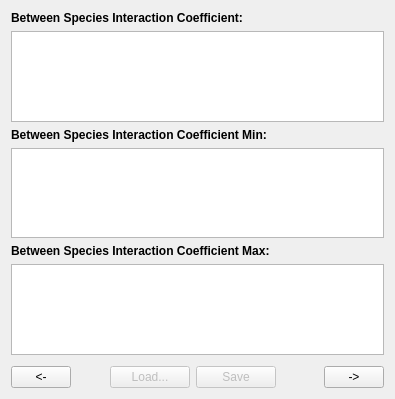
<?xml version="1.0" encoding="UTF-8"?>
<ui version="4.0">
 <class>SSVPA_Tab3_BetweenSpeciesInteractionTab</class>
 <widget class="QWidget" name="SSVPA_Tab3_BetweenSpeciesInteractionTab">
  <property name="geometry">
   <rect>
    <x>0</x>
    <y>0</y>
    <width>395</width>
    <height>399</height>
   </rect>
  </property>
  <property name="windowTitle">
   <string>Form</string>
  </property>
  <layout class="QVBoxLayout" name="verticalLayout">
   <item>
    <widget class="QLabel" name="MSPROD_Tab3_Label1LB">
     <property name="font">
      <font>
       <weight>75</weight>
       <bold>true</bold>
      </font>
     </property>
     <property name="text">
      <string>Between Species Interaction Coefficient:</string>
     </property>
    </widget>
   </item>
   <item>
    <widget class="QTableView" name="MSPROD_Tab3_BetweenSpeciesInteractionCoeffTV">
     <property name="toolTip">
      <string>These data are from the table: BetweenSpeciesInteractionCoeff</string>
     </property>
     <property name="statusTip">
      <string>These data are from the table: BetweenSpeciesInteractionCoeff</string>
     </property>
    </widget>
   </item>
   <item>
    <widget class="QLabel" name="MSPROD_Tab3_Label2LB">
     <property name="font">
      <font>
       <weight>75</weight>
       <bold>true</bold>
      </font>
     </property>
     <property name="text">
      <string>Between Species Interaction Coefficient Min:</string>
     </property>
    </widget>
   </item>
   <item>
    <widget class="QTableView" name="MSPROD_Tab3_BetweenSpeciesInteractionCoeffMinTV">
     <property name="toolTip">
      <string>These data are from the table: BetweenSpeciesInteractionCoeffMin</string>
     </property>
     <property name="statusTip">
      <string>These data are from the table: BetweenSpeciesInteractionCoeffMin</string>
     </property>
    </widget>
   </item>
   <item>
    <widget class="QLabel" name="MSPROD_Tab3_Label3LB">
     <property name="font">
      <font>
       <weight>75</weight>
       <bold>true</bold>
      </font>
     </property>
     <property name="text">
      <string>Between Species Interaction Coefficient Max:</string>
     </property>
    </widget>
   </item>
   <item>
    <widget class="QTableView" name="MSPROD_Tab3_BetweenSpeciesInteractionCoeffMaxTV">
     <property name="toolTip">
      <string>These data are from the table: BetweenSpeciesInteractionCoeffMax</string>
     </property>
     <property name="statusTip">
      <string>These data are from the table: BetweenSpeciesInteractionCoeffMax</string>
     </property>
    </widget>
   </item>
   <item>
    <spacer name="verticalSpacer">
     <property name="orientation">
      <enum>Qt::Vertical</enum>
     </property>
     <property name="sizeType">
      <enum>QSizePolicy::Fixed</enum>
     </property>
     <property name="sizeHint" stdset="0">
      <size>
       <width>20</width>
       <height>5</height>
      </size>
     </property>
    </spacer>
   </item>
   <item>
    <layout class="QHBoxLayout" name="horizontalLayout_88">
     <item>
      <widget class="QPushButton" name="MSPROD_Tab3_PrevPB">
       <property name="sizePolicy">
        <sizepolicy hsizetype="Fixed" vsizetype="Fixed">
         <horstretch>0</horstretch>
         <verstretch>0</verstretch>
        </sizepolicy>
       </property>
       <property name="minimumSize">
        <size>
         <width>60</width>
         <height>0</height>
        </size>
       </property>
       <property name="maximumSize">
        <size>
         <width>60</width>
         <height>16777215</height>
        </size>
       </property>
       <property name="toolTip">
        <string>Go to the previous page</string>
       </property>
       <property name="statusTip">
        <string>Go to the previous page</string>
       </property>
       <property name="text">
        <string>&lt;-</string>
       </property>
      </widget>
     </item>
     <item>
      <spacer name="horizontalSpacer_100">
       <property name="orientation">
        <enum>Qt::Horizontal</enum>
       </property>
       <property name="sizeHint" stdset="0">
        <size>
         <width>40</width>
         <height>20</height>
        </size>
       </property>
      </spacer>
     </item>
     <item>
      <widget class="QPushButton" name="MSPROD_Tab3_LoadPB">
       <property name="enabled">
        <bool>false</bool>
       </property>
       <property name="toolTip">
        <string>Load the CSV file</string>
       </property>
       <property name="statusTip">
        <string>Load the CSV file</string>
       </property>
       <property name="text">
        <string>Load...</string>
       </property>
      </widget>
     </item>
     <item>
      <widget class="QPushButton" name="MSPROD_Tab3_SavePB">
       <property name="enabled">
        <bool>false</bool>
       </property>
       <property name="toolTip">
        <string>Save above data for all Species to CSV file and to database table</string>
       </property>
       <property name="statusTip">
        <string>Save above data for all Species to CSV file and to database table</string>
       </property>
       <property name="text">
        <string>Save</string>
       </property>
      </widget>
     </item>
     <item>
      <spacer name="verticalSpacer_46">
       <property name="orientation">
        <enum>Qt::Horizontal</enum>
       </property>
       <property name="sizeType">
        <enum>QSizePolicy::Expanding</enum>
       </property>
       <property name="sizeHint" stdset="0">
        <size>
         <width>48</width>
         <height>20</height>
        </size>
       </property>
      </spacer>
     </item>
     <item>
      <widget class="QPushButton" name="MSPROD_Tab3_NextPB">
       <property name="enabled">
        <bool>true</bool>
       </property>
       <property name="sizePolicy">
        <sizepolicy hsizetype="Fixed" vsizetype="Fixed">
         <horstretch>0</horstretch>
         <verstretch>0</verstretch>
        </sizepolicy>
       </property>
       <property name="minimumSize">
        <size>
         <width>60</width>
         <height>0</height>
        </size>
       </property>
       <property name="maximumSize">
        <size>
         <width>60</width>
         <height>16777215</height>
        </size>
       </property>
       <property name="toolTip">
        <string>Go to the next page</string>
       </property>
       <property name="statusTip">
        <string>Go to the next page</string>
       </property>
       <property name="text">
        <string>-&gt;</string>
       </property>
      </widget>
     </item>
    </layout>
   </item>
  </layout>
 </widget>
 <resources/>
 <connections/>
</ui>
